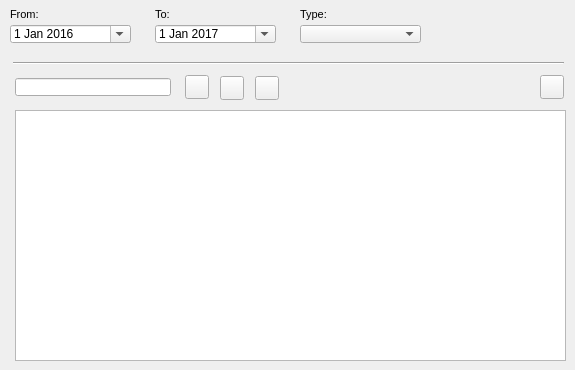
    <widget class="QWidget" name="tab_16">
     <attribute name="title">
      <string>Document</string>
     </attribute>
     <widget class="Line" name="line_6">
      <property name="geometry">
       <rect>
        <x>13</x>
        <y>55</y>
        <width>551</width>
        <height>16</height>
       </rect>
      </property>
      <property name="orientation">
       <enum>Qt::Horizontal</enum>
      </property>
     </widget>
     <widget class="QTableView" name="tbl_document">
      <property name="geometry">
       <rect>
        <x>15</x>
        <y>110</y>
        <width>551</width>
        <height>251</height>
       </rect>
      </property>
      <property name="sortingEnabled">
       <bool>true</bool>
      </property>
     </widget>
     <widget class="QLabel" name="label_doc_to">
      <property name="geometry">
       <rect>
        <x>155</x>
        <y>3</y>
        <width>31</width>
        <height>22</height>
       </rect>
      </property>
      <property name="font">
       <font>
        <pointsize>8</pointsize>
       </font>
      </property>
      <property name="frameShape">
       <enum>QFrame::NoFrame</enum>
      </property>
      <property name="frameShadow">
       <enum>QFrame::Raised</enum>
      </property>
      <property name="text">
       <string>To:</string>
      </property>
      <property name="textFormat">
       <enum>Qt::AutoText</enum>
      </property>
      <property name="scaledContents">
       <bool>false</bool>
      </property>
      <property name="margin">
       <number>3</number>
      </property>
     </widget>
     <widget class="QDateEdit" name="date_document_from">
      <property name="geometry">
       <rect>
        <x>10</x>
        <y>25</y>
        <width>121</width>
        <height>18</height>
       </rect>
      </property>
      <property name="date">
       <date>
        <year>2016</year>
        <month>1</month>
        <day>1</day>
       </date>
      </property>
      <property name="calendarPopup">
       <bool>true</bool>
      </property>
     </widget>
     <widget class="QComboBox" name="doc_type">
      <property name="geometry">
       <rect>
        <x>300</x>
        <y>25</y>
        <width>121</width>
        <height>18</height>
       </rect>
      </property>
     </widget>
     <widget class="QLabel" name="label_doc_from">
      <property name="geometry">
       <rect>
        <x>10</x>
        <y>3</y>
        <width>90</width>
        <height>22</height>
       </rect>
      </property>
      <property name="font">
       <font>
        <pointsize>8</pointsize>
       </font>
      </property>
      <property name="frameShape">
       <enum>QFrame::NoFrame</enum>
      </property>
      <property name="frameShadow">
       <enum>QFrame::Plain</enum>
      </property>
      <property name="text">
       <string>From:</string>
      </property>
      <property name="textFormat">
       <enum>Qt::AutoText</enum>
      </property>
      <property name="scaledContents">
       <bool>false</bool>
      </property>
      <property name="alignment">
       <set>Qt::AlignLeading|Qt::AlignLeft|Qt::AlignVCenter</set>
      </property>
      <property name="margin">
       <number>3</number>
      </property>
     </widget>
     <widget class="QDateEdit" name="date_document_to">
      <property name="geometry">
       <rect>
        <x>155</x>
        <y>25</y>
        <width>121</width>
        <height>18</height>
       </rect>
      </property>
      <property name="date">
       <date>
        <year>2017</year>
        <month>1</month>
        <day>1</day>
       </date>
      </property>
      <property name="calendarPopup">
       <bool>true</bool>
      </property>
     </widget>
     <widget class="QLabel" name="label_doc_type">
      <property name="geometry">
       <rect>
        <x>300</x>
        <y>3</y>
        <width>61</width>
        <height>22</height>
       </rect>
      </property>
      <property name="font">
       <font>
        <pointsize>8</pointsize>
       </font>
      </property>
      <property name="layoutDirection">
       <enum>Qt::LeftToRight</enum>
      </property>
      <property name="frameShape">
       <enum>QFrame::NoFrame</enum>
      </property>
      <property name="frameShadow">
       <enum>QFrame::Raised</enum>
      </property>
      <property name="text">
       <string>Type:</string>
      </property>
      <property name="textFormat">
       <enum>Qt::AutoText</enum>
      </property>
      <property name="scaledContents">
       <bool>false</bool>
      </property>
      <property name="margin">
       <number>3</number>
      </property>
     </widget>
     <widget class="QLineEdit" name="doc_id">
      <property name="geometry">
       <rect>
        <x>15</x>
        <y>78</y>
        <width>156</width>
        <height>18</height>
       </rect>
      </property>
     </widget>
     <widget class="QPushButton" name="btn_open_doc">
      <property name="geometry">
       <rect>
        <x>540</x>
        <y>75</y>
        <width>24</width>
        <height>24</height>
       </rect>
      </property>
      <property name="text">
       <string/>
      </property>
      <property name="icon">
       <iconset>
        <normaloff>../icons/170b.png</normaloff>../icons/170b.png</iconset>
      </property>
      <property name="iconSize">
       <size>
        <width>22</width>
        <height>22</height>
       </size>
      </property>
     </widget>
     <widget class="QPushButton" name="btn_doc_new">
      <property name="geometry">
       <rect>
        <x>255</x>
        <y>76</y>
        <width>24</width>
        <height>24</height>
       </rect>
      </property>
      <property name="text">
       <string/>
      </property>
      <property name="icon">
       <iconset>
        <normaloff>../icons/131b.png</normaloff>../icons/131b.png</iconset>
      </property>
      <property name="iconSize">
       <size>
        <width>22</width>
        <height>22</height>
       </size>
      </property>
     </widget>
     <widget class="QPushButton" name="btn_doc_insert">
      <property name="geometry">
       <rect>
        <x>185</x>
        <y>75</y>
        <width>24</width>
        <height>24</height>
       </rect>
      </property>
      <property name="text">
       <string/>
      </property>
      <property name="icon">
       <iconset>
        <normaloff>../icons/111b.png</normaloff>../icons/111b.png</iconset>
      </property>
      <property name="iconSize">
       <size>
        <width>22</width>
        <height>22</height>
       </size>
      </property>
     </widget>
     <widget class="QPushButton" name="btn_doc_delete">
      <property name="geometry">
       <rect>
        <x>220</x>
        <y>76</y>
        <width>24</width>
        <height>24</height>
       </rect>
      </property>
      <property name="text">
       <string/>
      </property>
      <property name="icon">
       <iconset>
        <normaloff>../icons/112b.png</normaloff>../icons/112b.png</iconset>
      </property>
      <property name="iconSize">
       <size>
        <width>22</width>
        <height>22</height>
       </size>
      </property>
     </widget>
    </widget>
